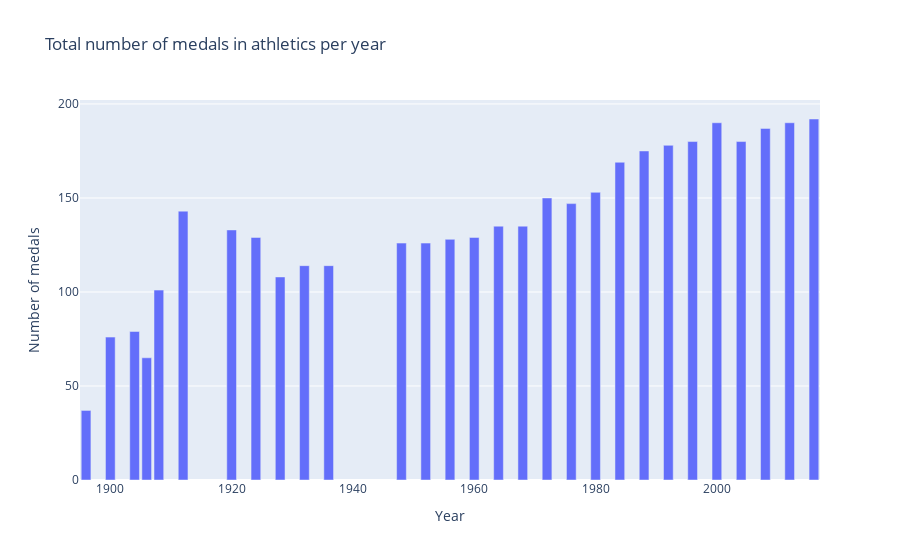

Notebook code cell kept with this figure:
### Code cell
# plot bar charts for medal
fig = px.bar(
    df_athletics_medal_age,
    x=df_athletics_medal_age.index,
    y=["Medal"],
    title="Total number of medals in athletics per year",
    labels={"value": "Number of medals"}
)

fig.update_layout(showlegend=False)
fig.update_traces(hovertemplate = "Year: %{label}: <br>Number of medals: %{value}")

fig.show()

### Figure 1 — Plotly figure (JSON) as saved in the notebook; plotly's stock layout.template omitted (floating-point values rounded to 4 significant figures)
{"data": [{"alignmentgroup": "True", "hovertemplate": "Year: %{label}: <br>Number of medals: %{value}", "legendgroup": "Medal", "marker": {"color": "#636efa", "pattern": {"shape": ""}}, "name": "Medal", "offsetgroup": "Medal", "orientation": "v", "showlegend": true, "textposition": "auto", "type": "bar", "x": [1896, 1900, 1904, 1906, 1908, 1912, 1920, 1924, 1928, 1932, 1936, 1948, 1952, 1956, 1960, 1964, 1968, 1972, 1976, 1980, 1984, 1988, 1992, 1996, 2000, 2004, 2008, 2012, 2016], "xaxis": "x", "y": [37, 76, 79, 65, 101, 143, 133, 129, 108, 114, 114, 126, 126, 128, 129, 135, 135, 150, 147, 153, 169, 175, 178, 180, 190, 180, 187, 190, 192], "yaxis": "y"}], "layout": {"barmode": "relative", "legend": {"title": {"text": "variable"}, "tracegroupgap": 0}, "showlegend": false, "title": {"text": "Total number of medals in athletics per year"}, "xaxis": {"anchor": "y", "domain": [0, 1], "title": {"text": "Year"}}, "yaxis": {"anchor": "x", "domain": [0, 1], "title": {"text": "Number of medals"}}}}
